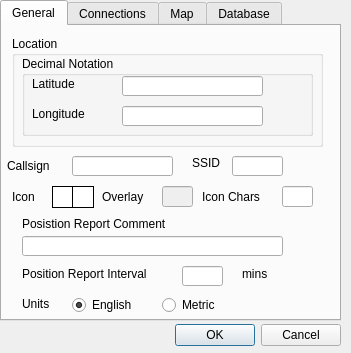
<?xml version="1.0" encoding="UTF-8"?>
<ui version="4.0">
 <class>ProfileMenu</class>
 <widget class="QDialog" name="ProfileMenu">
  <property name="windowModality">
   <enum>Qt::ApplicationModal</enum>
  </property>
  <property name="geometry">
   <rect>
    <x>0</x>
    <y>0</y>
    <width>351</width>
    <height>353</height>
   </rect>
  </property>
  <property name="minimumSize">
   <size>
    <width>351</width>
    <height>353</height>
   </size>
  </property>
  <property name="maximumSize">
   <size>
    <width>351</width>
    <height>353</height>
   </size>
  </property>
  <property name="windowTitle">
   <string>Profile</string>
  </property>
  <property name="sizeGripEnabled">
   <bool>false</bool>
  </property>
  <widget class="QDialogButtonBox" name="buttonBox">
   <property name="geometry">
    <rect>
     <x>0</x>
     <y>320</y>
     <width>341</width>
     <height>31</height>
    </rect>
   </property>
   <property name="orientation">
    <enum>Qt::Horizontal</enum>
   </property>
   <property name="standardButtons">
    <set>QDialogButtonBox::Cancel|QDialogButtonBox::Ok</set>
   </property>
  </widget>
  <widget class="QTabWidget" name="tabWidget">
   <property name="geometry">
    <rect>
     <x>0</x>
     <y>0</y>
     <width>341</width>
     <height>321</height>
    </rect>
   </property>
   <property name="currentIndex">
    <number>0</number>
   </property>
   <property name="usesScrollButtons">
    <bool>false</bool>
   </property>
   <widget class="QWidget" name="General">
    <attribute name="title">
     <string>General</string>
    </attribute>
    <widget class="QGroupBox" name="locGroupBox">
     <property name="geometry">
      <rect>
       <x>10</x>
       <y>10</y>
       <width>311</width>
       <height>111</height>
      </rect>
     </property>
     <property name="title">
      <string>Location</string>
     </property>
     <widget class="QGroupBox" name="groupBoxDecimal">
      <property name="geometry">
       <rect>
        <x>10</x>
        <y>20</y>
        <width>291</width>
        <height>80</height>
       </rect>
      </property>
      <property name="toolTip">
       <string>Coordinates for your location</string>
      </property>
      <property name="title">
       <string>Decimal Notation</string>
      </property>
      <widget class="QLineEdit" name="longDegEditDecimal">
       <property name="geometry">
        <rect>
         <x>100</x>
         <y>50</y>
         <width>141</width>
         <height>20</height>
        </rect>
       </property>
       <property name="text">
        <string/>
       </property>
      </widget>
      <widget class="QLineEdit" name="latDegEditDecimal">
       <property name="geometry">
        <rect>
         <x>100</x>
         <y>20</y>
         <width>141</width>
         <height>20</height>
        </rect>
       </property>
      </widget>
      <widget class="QLabel" name="latNameLabel_4">
       <property name="geometry">
        <rect>
         <x>10</x>
         <y>50</y>
         <width>71</width>
         <height>16</height>
        </rect>
       </property>
       <property name="text">
        <string>Longitude</string>
       </property>
      </widget>
      <widget class="QLabel" name="latNameLabel_5">
       <property name="geometry">
        <rect>
         <x>10</x>
         <y>20</y>
         <width>61</width>
         <height>16</height>
        </rect>
       </property>
       <property name="text">
        <string>Latitude</string>
       </property>
      </widget>
     </widget>
     <zorder>groupBoxDecimal</zorder>
     <zorder>longDegEditDecimal</zorder>
     <zorder>latNameLabel_4</zorder>
     <zorder>latDegEditDecimal</zorder>
     <zorder>latNameLabel_5</zorder>
    </widget>
    <widget class="QLineEdit" name="callsignEdit">
     <property name="geometry">
      <rect>
       <x>70</x>
       <y>130</y>
       <width>101</width>
       <height>20</height>
      </rect>
     </property>
     <property name="toolTip">
      <string>YOUR callsign</string>
     </property>
     <property name="text">
      <string/>
     </property>
    </widget>
    <widget class="QLabel" name="latNameLabel_3">
     <property name="geometry">
      <rect>
       <x>5</x>
       <y>130</y>
       <width>61</width>
       <height>20</height>
      </rect>
     </property>
     <property name="text">
      <string>Callsign</string>
     </property>
    </widget>
    <widget class="QLabel" name="labelSSID">
     <property name="geometry">
      <rect>
       <x>190</x>
       <y>130</y>
       <width>46</width>
       <height>13</height>
      </rect>
     </property>
     <property name="text">
      <string>SSID</string>
     </property>
    </widget>
    <widget class="QLineEdit" name="SSID_edit">
     <property name="geometry">
      <rect>
       <x>230</x>
       <y>130</y>
       <width>51</width>
       <height>20</height>
      </rect>
     </property>
     <property name="toolTip">
      <string>Your SSID</string>
     </property>
     <property name="text">
      <string/>
     </property>
    </widget>
    <widget class="QLabel" name="labelSSID_2">
     <property name="geometry">
      <rect>
       <x>340</x>
       <y>170</y>
       <width>46</width>
       <height>13</height>
      </rect>
     </property>
     <property name="text">
      <string>SSID</string>
     </property>
    </widget>
    <widget class="QLineEdit" name="OverlayCharEdit">
     <property name="enabled">
      <bool>false</bool>
     </property>
     <property name="geometry">
      <rect>
       <x>160</x>
       <y>160</y>
       <width>31</width>
       <height>21</height>
      </rect>
     </property>
     <property name="toolTip">
      <string>Add an overlay if your icon supports it</string>
     </property>
    </widget>
    <widget class="QLabel" name="LabelOverlay">
     <property name="geometry">
      <rect>
       <x>100</x>
       <y>160</y>
       <width>61</width>
       <height>21</height>
      </rect>
     </property>
     <property name="text">
      <string>Overlay</string>
     </property>
    </widget>
    <widget class="QGraphicsView" name="iconGraphicsView">
     <property name="geometry">
      <rect>
       <x>50</x>
       <y>160</y>
       <width>22</width>
       <height>22</height>
      </rect>
     </property>
     <property name="sizePolicy">
      <sizepolicy hsizetype="Fixed" vsizetype="Fixed">
       <horstretch>0</horstretch>
       <verstretch>0</verstretch>
      </sizepolicy>
     </property>
     <property name="toolTip">
      <string>Choose your Icon</string>
     </property>
     <property name="frameShape">
      <enum>QFrame::Box</enum>
     </property>
     <property name="frameShadow">
      <enum>QFrame::Plain</enum>
     </property>
     <property name="lineWidth">
      <number>1</number>
     </property>
     <property name="verticalScrollBarPolicy">
      <enum>Qt::ScrollBarAlwaysOff</enum>
     </property>
     <property name="horizontalScrollBarPolicy">
      <enum>Qt::ScrollBarAlwaysOff</enum>
     </property>
     <property name="sceneRect">
      <rectf>
       <x>0.000000000000000</x>
       <y>0.000000000000000</y>
       <width>0.000000000000000</width>
       <height>0.000000000000000</height>
      </rectf>
     </property>
    </widget>
    <widget class="QLabel" name="labelIcon">
     <property name="geometry">
      <rect>
       <x>10</x>
       <y>160</y>
       <width>31</width>
       <height>21</height>
      </rect>
     </property>
     <property name="text">
      <string>Icon</string>
     </property>
    </widget>
    <widget class="QGraphicsView" name="iconGraphicsViewIcons">
     <property name="geometry">
      <rect>
       <x>70</x>
       <y>160</y>
       <width>22</width>
       <height>22</height>
      </rect>
     </property>
     <property name="sizePolicy">
      <sizepolicy hsizetype="Fixed" vsizetype="Fixed">
       <horstretch>0</horstretch>
       <verstretch>0</verstretch>
      </sizepolicy>
     </property>
     <property name="frameShape">
      <enum>QFrame::Box</enum>
     </property>
     <property name="frameShadow">
      <enum>QFrame::Plain</enum>
     </property>
     <property name="lineWidth">
      <number>1</number>
     </property>
     <property name="verticalScrollBarPolicy">
      <enum>Qt::ScrollBarAlwaysOff</enum>
     </property>
     <property name="horizontalScrollBarPolicy">
      <enum>Qt::ScrollBarAlwaysOff</enum>
     </property>
     <property name="sceneRect">
      <rectf>
       <x>1.000000000000000</x>
       <y>1.000000000000000</y>
       <width>20.000000000000000</width>
       <height>20.000000000000000</height>
      </rectf>
     </property>
    </widget>
    <widget class="QLabel" name="posCommentLabel">
     <property name="geometry">
      <rect>
       <x>20</x>
       <y>190</y>
       <width>201</width>
       <height>16</height>
      </rect>
     </property>
     <property name="text">
      <string>Posistion Report Comment</string>
     </property>
    </widget>
    <widget class="QLineEdit" name="posCommentEdit">
     <property name="geometry">
      <rect>
       <x>20</x>
       <y>210</y>
       <width>261</width>
       <height>20</height>
      </rect>
     </property>
     <property name="toolTip">
      <string>YOUR callsign</string>
     </property>
     <property name="text">
      <string/>
     </property>
    </widget>
    <widget class="QLabel" name="posIntervalTimeLabel">
     <property name="geometry">
      <rect>
       <x>20</x>
       <y>240</y>
       <width>151</width>
       <height>16</height>
      </rect>
     </property>
     <property name="text">
      <string>Position Report Interval</string>
     </property>
    </widget>
    <widget class="QLineEdit" name="posIntervalTimeEdit">
     <property name="geometry">
      <rect>
       <x>180</x>
       <y>240</y>
       <width>41</width>
       <height>20</height>
      </rect>
     </property>
     <property name="toolTip">
      <string>Your SSID</string>
     </property>
     <property name="text">
      <string/>
     </property>
    </widget>
    <widget class="QLabel" name="posIntervalTimeMinLabel">
     <property name="geometry">
      <rect>
       <x>240</x>
       <y>240</y>
       <width>41</width>
       <height>16</height>
      </rect>
     </property>
     <property name="text">
      <string>mins</string>
     </property>
    </widget>
    <widget class="QRadioButton" name="unitsMetricButton">
     <property name="geometry">
      <rect>
       <x>160</x>
       <y>270</y>
       <width>71</width>
       <height>18</height>
      </rect>
     </property>
     <property name="text">
      <string>Metric</string>
     </property>
    </widget>
    <widget class="QRadioButton" name="unitsEnglishButton">
     <property name="geometry">
      <rect>
       <x>70</x>
       <y>270</y>
       <width>81</width>
       <height>18</height>
      </rect>
     </property>
     <property name="text">
      <string>English</string>
     </property>
     <property name="checked">
      <bool>true</bool>
     </property>
    </widget>
    <widget class="QLabel" name="UnitsLabel">
     <property name="geometry">
      <rect>
       <x>20</x>
       <y>270</y>
       <width>41</width>
       <height>16</height>
      </rect>
     </property>
     <property name="text">
      <string>Units</string>
     </property>
    </widget>
    <widget class="QLabel" name="symIDLabel">
     <property name="geometry">
      <rect>
       <x>200</x>
       <y>160</y>
       <width>71</width>
       <height>21</height>
      </rect>
     </property>
     <property name="text">
      <string>Icon Chars</string>
     </property>
    </widget>
    <widget class="QLineEdit" name="symIDEdit">
     <property name="geometry">
      <rect>
       <x>280</x>
       <y>160</y>
       <width>31</width>
       <height>21</height>
      </rect>
     </property>
     <property name="toolTip">
      <string>YOUR callsign</string>
     </property>
     <property name="text">
      <string/>
     </property>
     <property name="maxLength">
      <number>2</number>
     </property>
    </widget>
   </widget>
   <widget class="QWidget" name="Connections">
    <attribute name="title">
     <string>Connections</string>
    </attribute>
    <widget class="QListWidget" name="connectList">
     <property name="geometry">
      <rect>
       <x>10</x>
       <y>10</y>
       <width>311</width>
       <height>211</height>
      </rect>
     </property>
     <property name="toolTip">
      <string>List of connections you can use/remove/edit</string>
     </property>
    </widget>
    <widget class="QPushButton" name="editButton">
     <property name="geometry">
      <rect>
       <x>250</x>
       <y>260</y>
       <width>75</width>
       <height>23</height>
      </rect>
     </property>
     <property name="toolTip">
      <string>Edit the selected server connection</string>
     </property>
     <property name="text">
      <string>Edit</string>
     </property>
    </widget>
    <widget class="QPushButton" name="removeButton">
     <property name="geometry">
      <rect>
       <x>170</x>
       <y>260</y>
       <width>75</width>
       <height>23</height>
      </rect>
     </property>
     <property name="toolTip">
      <string>Remove the selected Server from the list</string>
     </property>
     <property name="text">
      <string>Remove</string>
     </property>
    </widget>
    <widget class="QPushButton" name="addButton">
     <property name="geometry">
      <rect>
       <x>90</x>
       <y>260</y>
       <width>75</width>
       <height>23</height>
      </rect>
     </property>
     <property name="toolTip">
      <string>Add a new server connection</string>
     </property>
     <property name="text">
      <string>Add</string>
     </property>
    </widget>
    <widget class="QLineEdit" name="passwordEdit">
     <property name="geometry">
      <rect>
       <x>170</x>
       <y>230</y>
       <width>91</width>
       <height>20</height>
      </rect>
     </property>
     <property name="toolTip">
      <string>Password to connect to the selected server</string>
     </property>
     <property name="text">
      <string/>
     </property>
     <property name="echoMode">
      <enum>QLineEdit::Password</enum>
     </property>
    </widget>
    <widget class="QLabel" name="passwordLabel">
     <property name="geometry">
      <rect>
       <x>20</x>
       <y>230</y>
       <width>141</width>
       <height>16</height>
      </rect>
     </property>
     <property name="sizePolicy">
      <sizepolicy hsizetype="MinimumExpanding" vsizetype="Preferred">
       <horstretch>0</horstretch>
       <verstretch>0</verstretch>
      </sizepolicy>
     </property>
     <property name="text">
      <string>Connection Password</string>
     </property>
    </widget>
   </widget>
   <widget class="QWidget" name="Map">
    <attribute name="title">
     <string>Map</string>
    </attribute>
    <widget class="QGroupBox" name="mapModeGroupBox">
     <property name="geometry">
      <rect>
       <x>10</x>
       <y>10</y>
       <width>81</width>
       <height>71</height>
      </rect>
     </property>
     <property name="toolTip">
      <string>Choose if you are connected to the internet or not.</string>
     </property>
     <property name="whatsThis">
      <string>Online downloads new map tiles from the internet for areas you haven't viewed yet. Offline does not try to connect to the internet to download new files</string>
     </property>
     <property name="title">
      <string>Mode</string>
     </property>
     <widget class="QRadioButton" name="mapModeOnline">
      <property name="geometry">
       <rect>
        <x>10</x>
        <y>20</y>
        <width>81</width>
        <height>18</height>
       </rect>
      </property>
      <property name="text">
       <string>Online</string>
      </property>
      <property name="checked">
       <bool>true</bool>
      </property>
     </widget>
     <widget class="QRadioButton" name="mapModeOffline">
      <property name="geometry">
       <rect>
        <x>10</x>
        <y>40</y>
        <width>91</width>
        <height>18</height>
       </rect>
      </property>
      <property name="text">
       <string>Offline</string>
      </property>
     </widget>
    </widget>
    <widget class="QGroupBox" name="mapLocationGroup">
     <property name="geometry">
      <rect>
       <x>10</x>
       <y>90</y>
       <width>311</width>
       <height>121</height>
      </rect>
     </property>
     <property name="title">
      <string>Source</string>
     </property>
     <widget class="QLineEdit" name="lineEditMapUrl">
      <property name="geometry">
       <rect>
        <x>10</x>
        <y>40</y>
        <width>261</width>
        <height>20</height>
       </rect>
      </property>
      <property name="toolTip">
       <string>URL of the source of your map tiles</string>
      </property>
      <property name="text">
       <string/>
      </property>
     </widget>
     <widget class="QLabel" name="labelUrl">
      <property name="geometry">
       <rect>
        <x>10</x>
        <y>20</y>
        <width>46</width>
        <height>13</height>
       </rect>
      </property>
      <property name="text">
       <string>URL:</string>
      </property>
     </widget>
     <widget class="QLabel" name="labelLocalCache">
      <property name="geometry">
       <rect>
        <x>10</x>
        <y>70</y>
        <width>101</width>
        <height>16</height>
       </rect>
      </property>
      <property name="text">
       <string>Local cache:</string>
      </property>
     </widget>
     <widget class="QLineEdit" name="lineEditMapCache">
      <property name="geometry">
       <rect>
        <x>10</x>
        <y>90</y>
        <width>261</width>
        <height>20</height>
       </rect>
      </property>
      <property name="toolTip">
       <string>Where to store your tiles</string>
      </property>
      <property name="text">
       <string/>
      </property>
     </widget>
     <widget class="QPushButton" name="pushButtonCache">
      <property name="geometry">
       <rect>
        <x>280</x>
        <y>90</y>
        <width>21</width>
        <height>23</height>
       </rect>
      </property>
      <property name="text">
       <string>...</string>
      </property>
     </widget>
     <zorder>lineEditMapUrl</zorder>
     <zorder>labelUrl</zorder>
     <zorder>labelLocalCache</zorder>
     <zorder>lineEditMapCache</zorder>
     <zorder>pushButtonCache</zorder>
     <zorder>warningLabel</zorder>
    </widget>
    <widget class="QLabel" name="purgeLabel">
     <property name="geometry">
      <rect>
       <x>10</x>
       <y>230</y>
       <width>81</width>
       <height>16</height>
      </rect>
     </property>
     <property name="text">
      <string>Purge Time</string>
     </property>
    </widget>
    <widget class="QLineEdit" name="purgeEdit">
     <property name="geometry">
      <rect>
       <x>90</x>
       <y>230</y>
       <width>71</width>
       <height>20</height>
      </rect>
     </property>
     <property name="toolTip">
      <string>How long packets should remain in the database</string>
     </property>
    </widget>
    <widget class="QLabel" name="purgeSecLabel">
     <property name="geometry">
      <rect>
       <x>170</x>
       <y>230</y>
       <width>41</width>
       <height>16</height>
      </rect>
     </property>
     <property name="text">
      <string>hour(s)</string>
     </property>
    </widget>
    <widget class="QLabel" name="clearLabel">
     <property name="geometry">
      <rect>
       <x>10</x>
       <y>260</y>
       <width>81</width>
       <height>16</height>
      </rect>
     </property>
     <property name="text">
      <string>Clear Time</string>
     </property>
    </widget>
    <widget class="QLabel" name="clearSecLabel">
     <property name="geometry">
      <rect>
       <x>170</x>
       <y>260</y>
       <width>41</width>
       <height>16</height>
      </rect>
     </property>
     <property name="text">
      <string>hour(s)</string>
     </property>
    </widget>
    <widget class="QLineEdit" name="clearEdit">
     <property name="geometry">
      <rect>
       <x>90</x>
       <y>260</y>
       <width>71</width>
       <height>20</height>
      </rect>
     </property>
     <property name="toolTip">
      <string>How long packets should remain on the map</string>
     </property>
    </widget>
    <widget class="QLabel" name="warningLabel">
     <property name="geometry">
      <rect>
       <x>10</x>
       <y>210</y>
       <width>311</width>
       <height>17</height>
      </rect>
     </property>
     <property name="text">
      <string>Clear time must be less than purge time</string>
     </property>
    </widget>
   </widget>
   <widget class="QWidget" name="Database">
    <attribute name="title">
     <string>Database</string>
    </attribute>
    <widget class="QWidget" name="layoutWidget">
     <property name="geometry">
      <rect>
       <x>9</x>
       <y>12</y>
       <width>321</width>
       <height>263</height>
      </rect>
     </property>
     <layout class="QGridLayout" name="gridLayout_2">
      <item row="0" column="0" colspan="2">
       <widget class="QRadioButton" name="mySqlButton">
        <property name="toolTip">
         <string>Choose if you want to use a MySQL database</string>
        </property>
        <property name="text">
         <string>MySQL</string>
        </property>
       </widget>
      </item>
      <item row="1" column="0" colspan="2">
       <layout class="QGridLayout" name="gridLayout">
        <item row="0" column="0">
         <widget class="QLabel" name="dbUserLabel">
          <property name="text">
           <string>User</string>
          </property>
         </widget>
        </item>
        <item row="0" column="1">
         <widget class="QLineEdit" name="dbUserEdit">
          <property name="enabled">
           <bool>false</bool>
          </property>
          <property name="toolTip">
           <string>Username to access the database</string>
          </property>
         </widget>
        </item>
        <item row="1" column="0">
         <widget class="QLabel" name="dbPassLabel">
          <property name="text">
           <string>Password</string>
          </property>
         </widget>
        </item>
        <item row="1" column="1">
         <widget class="QLineEdit" name="dbPassEdit">
          <property name="enabled">
           <bool>false</bool>
          </property>
          <property name="toolTip">
           <string>Password to access your MySQL database</string>
          </property>
          <property name="echoMode">
           <enum>QLineEdit::Password</enum>
          </property>
         </widget>
        </item>
        <item row="2" column="0">
         <widget class="QLabel" name="dbNameLabel">
          <property name="text">
           <string>DB Name</string>
          </property>
         </widget>
        </item>
        <item row="2" column="1">
         <widget class="QLineEdit" name="dbNameEdit">
          <property name="enabled">
           <bool>false</bool>
          </property>
          <property name="toolTip">
           <string>Name of your MySQL database</string>
          </property>
         </widget>
        </item>
        <item row="3" column="0">
         <widget class="QLabel" name="ipAddrLabel">
          <property name="text">
           <string>IP Addr</string>
          </property>
         </widget>
        </item>
        <item row="3" column="1">
         <widget class="QLineEdit" name="ipAddrEdit">
          <property name="enabled">
           <bool>false</bool>
          </property>
          <property name="toolTip">
           <string>IP address of your MySQL database</string>
          </property>
         </widget>
        </item>
        <item row="4" column="0">
         <widget class="QLabel" name="portLabel">
          <property name="text">
           <string>Port</string>
          </property>
         </widget>
        </item>
        <item row="4" column="1">
         <widget class="QLineEdit" name="portEdit">
          <property name="enabled">
           <bool>false</bool>
          </property>
          <property name="toolTip">
           <string>Port number to connect to your MySQL database</string>
          </property>
         </widget>
        </item>
       </layout>
      </item>
      <item row="2" column="0" colspan="2">
       <widget class="Line" name="line">
        <property name="orientation">
         <enum>Qt::Horizontal</enum>
        </property>
       </widget>
      </item>
      <item row="3" column="0" colspan="2">
       <widget class="QRadioButton" name="SQLiteButton">
        <property name="toolTip">
         <string>Choose this if you want to use a local database</string>
        </property>
        <property name="text">
         <string>SQLite</string>
        </property>
        <property name="checked">
         <bool>true</bool>
        </property>
       </widget>
      </item>
      <item row="4" column="0">
       <widget class="QLabel" name="dbFilepathLabel">
        <property name="text">
         <string>Filepath</string>
        </property>
       </widget>
      </item>
      <item row="4" column="1">
       <layout class="QHBoxLayout" name="horizontalLayout">
        <item>
         <widget class="QLineEdit" name="dbFilepathEdit">
          <property name="toolTip">
           <string>Location of your database</string>
          </property>
         </widget>
        </item>
        <item>
         <widget class="QPushButton" name="dbFilepathButton">
          <property name="maximumSize">
           <size>
            <width>25</width>
            <height>16777215</height>
           </size>
          </property>
          <property name="text">
           <string>...</string>
          </property>
         </widget>
        </item>
       </layout>
      </item>
     </layout>
    </widget>
   </widget>
  </widget>
 </widget>
 <tabstops>
  <tabstop>tabWidget</tabstop>
  <tabstop>latDegEditDecimal</tabstop>
  <tabstop>longDegEditDecimal</tabstop>
  <tabstop>callsignEdit</tabstop>
  <tabstop>SSID_edit</tabstop>
  <tabstop>iconGraphicsView</tabstop>
  <tabstop>OverlayCharEdit</tabstop>
  <tabstop>symIDEdit</tabstop>
  <tabstop>posCommentEdit</tabstop>
  <tabstop>posIntervalTimeEdit</tabstop>
  <tabstop>unitsEnglishButton</tabstop>
  <tabstop>unitsMetricButton</tabstop>
  <tabstop>buttonBox</tabstop>
  <tabstop>connectList</tabstop>
  <tabstop>passwordEdit</tabstop>
  <tabstop>addButton</tabstop>
  <tabstop>removeButton</tabstop>
  <tabstop>editButton</tabstop>
  <tabstop>mapModeOnline</tabstop>
  <tabstop>mapModeOffline</tabstop>
  <tabstop>lineEditMapUrl</tabstop>
  <tabstop>lineEditMapCache</tabstop>
  <tabstop>pushButtonCache</tabstop>
  <tabstop>purgeEdit</tabstop>
  <tabstop>clearEdit</tabstop>
  <tabstop>mySqlButton</tabstop>
  <tabstop>dbUserEdit</tabstop>
  <tabstop>dbPassEdit</tabstop>
  <tabstop>dbNameEdit</tabstop>
  <tabstop>ipAddrEdit</tabstop>
  <tabstop>portEdit</tabstop>
  <tabstop>SQLiteButton</tabstop>
  <tabstop>dbFilepathEdit</tabstop>
  <tabstop>dbFilepathButton</tabstop>
  <tabstop>iconGraphicsViewIcons</tabstop>
 </tabstops>
 <resources/>
 <connections>
  <connection>
   <sender>buttonBox</sender>
   <signal>accepted()</signal>
   <receiver>ProfileMenu</receiver>
   <slot>accept()</slot>
   <hints>
    <hint type="sourcelabel">
     <x>248</x>
     <y>254</y>
    </hint>
    <hint type="destinationlabel">
     <x>157</x>
     <y>274</y>
    </hint>
   </hints>
  </connection>
  <connection>
   <sender>buttonBox</sender>
   <signal>rejected()</signal>
   <receiver>ProfileMenu</receiver>
   <slot>reject()</slot>
   <hints>
    <hint type="sourcelabel">
     <x>316</x>
     <y>260</y>
    </hint>
    <hint type="destinationlabel">
     <x>286</x>
     <y>274</y>
    </hint>
   </hints>
  </connection>
 </connections>
</ui>
